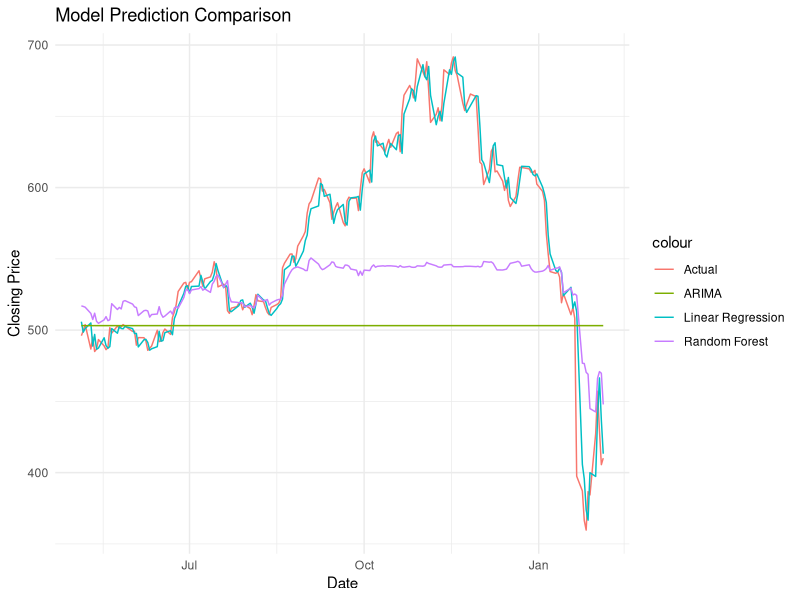

Recreate this plot in R.
############################################################
# Modeling_Prediction.R
# Role: Modeler / Predictor
# Task: Train, Predict & Compare Models
# Models: Linear Regression, ARIMA, Random Forest
############################################################

# ---------------- Step 1: Load Required Libraries ----------------
library(randomForest)
library(forecast)
library(ggplot2)

# ---------------- Step 2: Load Feature-Engineered Dataset ----------------
netflix <- read.csv("./data/NFLX_features.csv")

# Ensure correct data types
netflix$Date <- as.Date(netflix$Date)

# Ensure chronological order
netflix <- netflix[order(netflix$Date), ]

# ---------------- Step 3: Train–Test Split (Time-Based) ----------------
# Rationale:
# Stock data is sequential; random split would cause data leakage.

train_size <- floor(0.80 * nrow(netflix))

train_data <- netflix[1:train_size, ]
test_data  <- netflix[(train_size + 1):nrow(netflix), ]

# ---------------- Step 4: Linear Regression Model ----------------
lm_model <- lm(
  Close ~ Lag_1_Close + Lag_5_Close + MA_20 + MA_50 + Volatility_20,
  data = train_data
)

lm_pred <- predict(lm_model, test_data)

# ---------------- Step 5: ARIMA Model (Time-Series Forecasting) ----------------
close_ts <- ts(
  train_data$Close,
  frequency = 252  # Approximate trading days per year
)
class(close_ts)
length(close_ts)

arima_model <- auto.arima(close_ts)
summary(arima_model)

arima_forecast <- forecast(
  arima_model,
  h = nrow(test_data)
)

arima_pred <- as.numeric(arima_forecast$mean)

# ---------------- Step 6: Random Forest Model ----------------
rf_model <- randomForest(
  Close ~ Lag_1_Close + Lag_5_Close + MA_20 + MA_50 + Volatility_20,
  data  = train_data,
  ntree = 500,
  importance = TRUE
)

rf_pred <- predict(rf_model, test_data)

# ---------------- Step 7: Combine Prediction Results ----------------
results <- data.frame(
  Date          = test_data$Date,
  Actual        = test_data$Close,
  Linear        = lm_pred,
  RandomForest = rf_pred,
  ARIMA         = arima_pred
)

# ---------------- Step 8: Visual Comparison ----------------
ggplot(results, aes(x = Date)) +
  geom_line(aes(y = Actual, color = "Actual")) +
  geom_line(aes(y = Linear, color = "Linear Regression")) +
  geom_line(aes(y = RandomForest, color = "Random Forest")) +
  geom_line(aes(y = ARIMA, color = "ARIMA")) +
  labs(
    title = "Model Prediction Comparison",
    x = "Date",
    y = "Closing Price"
  ) +
  theme_minimal()

# ---------------- Step 9: Save Prediction Results ----------------
write.csv(
  results,
  "./data/results.csv",
  row.names = FALSE
)

############################################################
# End of Modeling & Prediction Script
############################################################
